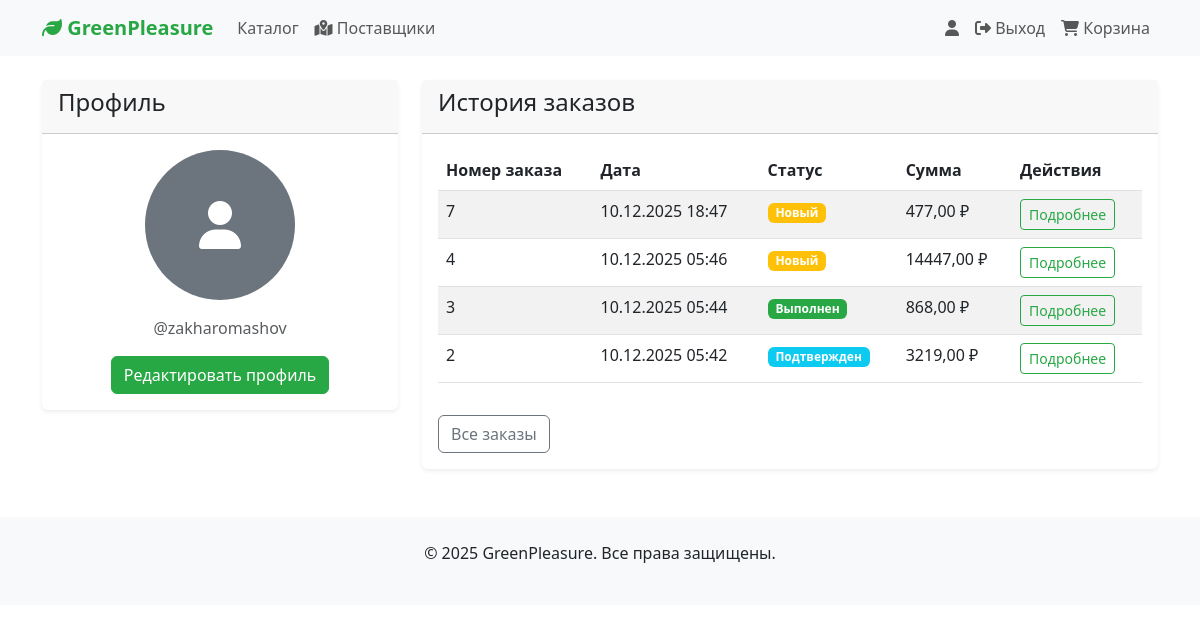
/accounts/profile/ (signed in), run on the app's committed database.
### orders/models.py (models this page shows, shortened)
class Order(models.Model):
    STATUS_CHOICES = (
        ('new', 'Новый'),
        ('confirmed', 'Подтвержден'),
        ('completed', 'Выполнен'),
    )
    user = models.ForeignKey(User, on_delete=models.CASCADE, verbose_name="Пользователь")
    phone = models.CharField(max_length=20, verbose_name="Телефон")
    address = models.TextField(verbose_name="Адрес")
    created_at = models.DateTimeField(auto_now_add=True, verbose_name="Дата создания")
    status = models.CharField(max_length=20, choices=STATUS_CHOICES, default='new', verbose_name="Статус")
    class Meta:
        verbose_name = "Заказ"
        verbose_name_plural = "Заказы"
        ordering = ['-created_at']
    def total_price(self):
        return sum(item.price_at_order * item.quantity for item in self.items.all())

class OrderItem(models.Model):
    order = models.ForeignKey(Order, related_name='items', on_delete=models.CASCADE, verbose_name="Заказ")
    product = models.ForeignKey(Product, on_delete=models.CASCADE, verbose_name="Товар")
    quantity = models.PositiveIntegerField(default=1, verbose_name="Количество")
    price_at_order = models.DecimalField(max_digits=10, decimal_places=2, verbose_name="Цена на момент заказа")
    class Meta:
        verbose_name = "Элемент заказа"
        verbose_name_plural = "Элементы заказа"

### accounts/views.py (the view)
# urls.py: path('profile/', ProfileView.as_view(), name='profile'),
class ProfileView(DetailView):
    model = User
    template_name = 'accounts/profile.html'
    context_object_name = 'user'
    def get_object(self):
        return self.request.user
    def get_context_data(self, **kwargs):
        context = super().get_context_data(**kwargs)
        context['orders'] = Order.objects.filter(user=self.request.user).prefetch_related('items__product')
        return context

### orders/context_processors.py (called while the page is built)
def cart_context_processor(request):
    cart = request.session.get('cart', {})
    cart_count = sum(item['quantity'] for item in cart.values())
    cart_total = sum(float(item['price']) * item['quantity'] for item in cart.values())
    return {
        'cart_count': cart_count,
        'cart_total': cart_total
    }

### products/templates/accounts/profile.html (shortened to what this page needs)
{% extends 'base.html' %}
{% block content %}
<div class="row">
    <div class="col-md-4">
        <div class="card">
            <div class="card-header">
                <h4>Профиль</h4>
            </div>
            <div class="card-body text-center">
                {% if user.profile.avatar %}
                    <img src="{{ user.profile.avatar.url }}" alt="Аватар" class="img-fluid rounded-circle mb-3" style="max-width: 150px;">
                {% else %}
                    <div class="bg-secondary rounded-circle mx-auto mb-3 d-flex align-items-center justify-content-center" style="width: 150px; height: 150px;">
                        <i class="fas fa-user fa-3x text-white"></i>
                    </div>
                {% endif %}
                <p class="text-muted">@{{ user.username }}</p>
                <a href="{% url 'accounts:profile_edit' %}" class="btn btn-primary">Редактировать профиль</a>
            </div>
        </div>
    </div>
    <div class="col-md-8">
        <div class="card">
            <div class="card-header">
                <h4>История заказов</h4>
            </div>
            <div class="card-body">
                {% if orders %}
                    <div class="table-responsive">
                        <table class="table table-striped">
                            <thead>
                                <tr>
                                    <th>Номер заказа</th>
                                    <th>Дата</th>
                                    <th>Статус</th>
                                    <th>Сумма</th>
                                    <th>Действия</th>
                                </tr>
                            </thead>
                            <tbody>
                                {% for order in orders %}
                                    <tr>
                                        <td>{{ order.id }}</td>
                                        <td>{{ order.created_at|date:"d.m.Y H:i" }}</td>
                                        <td>
                                            {% if order.status == 'new' %}
                                                <span class="badge bg-warning">Новый</span>
                                            {% elif order.status == 'confirmed' %}
                                                <span class="badge bg-info">Подтвержден</span>
                                            {% elif order.status == 'completed' %}
                                                <span class="badge bg-success">Выполнен</span>
                                            {% endif %}
                                        </td>
                                        <td>{{ order.total_price }} ₽</td>
                                        <td>
                                            <a href="{% url 'orders:order_detail' order.pk %}" class="btn btn-sm btn-outline-primary">Подробнее</a>
                                        </td>
                                    </tr>
                                {% endfor %}
                            </tbody>
                        </table>
                    </div>
                {% else %}
                    <p class="text-center">У вас пока нет заказов.</p>
                {% endif %}
                <div class="mt-3">
                    <a href="{% url 'orders:order_list' %}" class="btn btn-outline-secondary">Все заказы</a>
                </div>
            </div>
        </div>
    </div>
</div>
{% endblock %}

### products/static/css/style.css (style rules this page uses)
.card { transition: transform 0.2s ease-in-out, box-shadow 0.2s ease-in-out; border: none; box-shadow: 0 0.125rem 0.25rem rgba(0, 0, 0, 0.075); }
.btn-primary { background-color: #28a745; border-color: #28a745; }
.btn-outline-primary { color: #28a745; border-color: #28a745; }
.badge.bg-success { background-color: #28a745 !important; }

### data on the page
Order: id "7", created_at "10.12.2025 18:47", status "Новый", total_price "477,00"
Order: id "4", created_at "10.12.2025 05:46", status "Новый", total_price "14447,00"
Order: id "3", created_at "10.12.2025 05:44", status "Выполнен", total_price "868,00"
Order: id "2", created_at "10.12.2025 05:42", status "Подтвержден", total_price "3219,00"

### other printed values
{{ user.username }} "zakharomashov"
